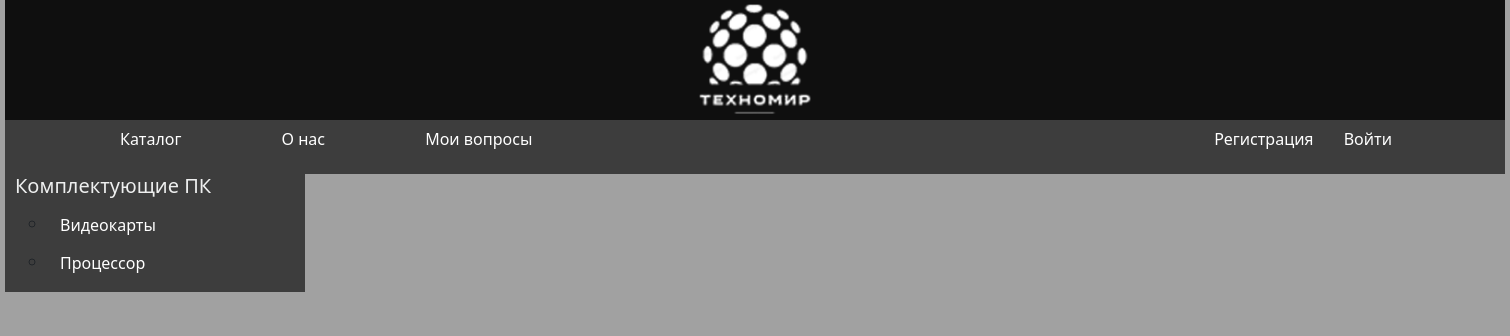
Before: /GetQuestion/ with the older database file.
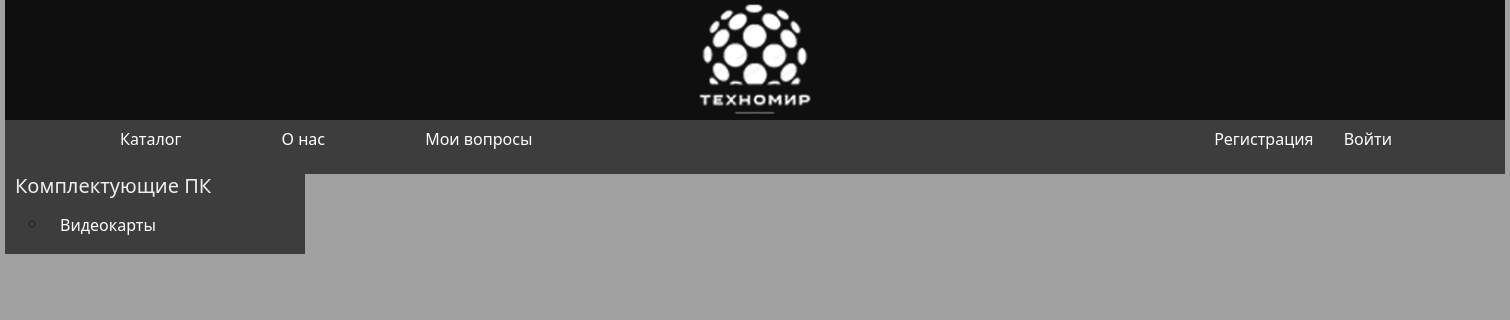
After: the same page with the newer database file.
### techMarket/models.py (models this page shows, shortened)
class Group(models.Model):
    gr = models.CharField(max_length=2000)

class Category(models.Model):
    cat = models.CharField(max_length=20000)
    group = models.ForeignKey('Group',on_delete=models.CASCADE)
    class Meta:
        verbose_name = 'Категория'
        verbose_name_plural = 'Категории'

### techMarket/views.py (the view)
# urls.py: path('GetQuestion/',views.GetAsnwer,name='AdminQuestion'),
def GetAsnwer(request):
    uq = UserQueston.objects.filter(choice=None).count
    gr = Group.objects.all()
    u = UserQueston.objects.filter(choice=None)
    return render(request,'GetAnswer.html',{'questions':u,'group': gr,'Questions':uq})

### techMarket/templates/GetAnswer.html (shortened to what this page needs)
{% extends 'base.html' %}
{%load static%}
{%block aside%}
{%if group%}
{%for g in group%}
<div>
    <ul class="catalog">
        <li><a><h1>{{g.gr}}</h1></a></li>
        {%for c in g.category_set.all%}
        <ul>
        <li><a  class="btn btn_a" href="{%url 'techMarket:showCategory' c.id %}">{{c.cat}}</a></li>
        </ul>
        {%endfor%}
    </ul>
</div>
{%endfor%}
{%endif%}
{%endblock%}

Changed rows visible on the page:
removed Category: cat "Процессор"
